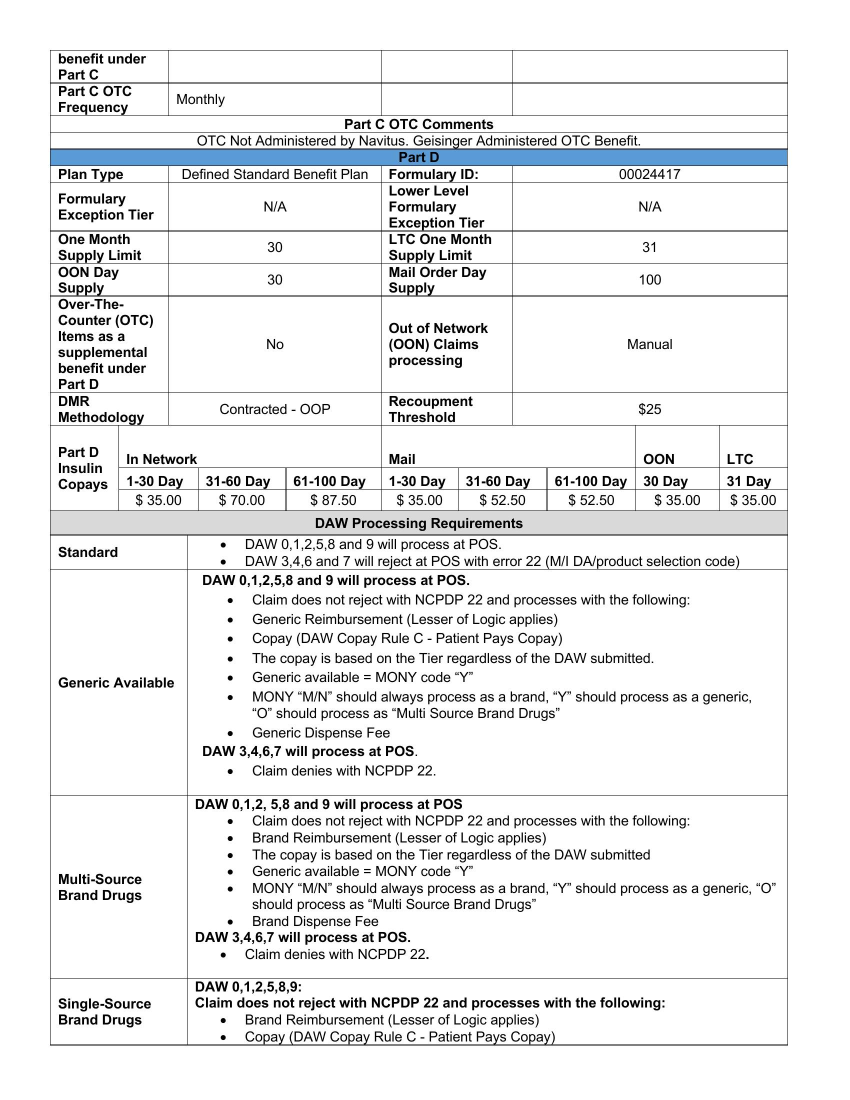
#> input picture img_data/pdf_out/page2.jpg, 1700 x 2200 px, found by its file name (shown at 1/2 size)
$ jupyter execute --allow-errors 1.using_cv2.ipynb
#> lines starting #> are read from the running program, lines starting #| are printed output that depends on the picture; after the words box and inside, x2 and y2 are one past the last pixel; in counts of white or black regions, pixels touching at a corner belong together
# =================== CV2 Table Edge detection ===================

[cell 1]
import os

def delete_files_in_directory(directory_path):
   try:
     files = os.listdir(directory_path)
     for file in files:
       file_path = os.path.join(directory_path, file)
       if os.path.isfile(file_path):
         os.remove(file_path)
     print("All files deleted successfully.")
   except OSError:
     print("Error occurred while deleting files.")

[cell 2]
import cv2
import numpy as np
from matplotlib import pyplot as plt
import os
import cv2
from PIL import Image
import numpy as np
from PIL import Image, ImageOps
from textractor import Textractor
from textractor.visualizers.entitylist import EntityList
from textractor.data.constants import TextractFeatures, Direction, DirectionalFinderType
img_path = "/Users/user/Documents/Project/___e-zest___/Detecting-and-Parsing-table-from-pdfs/img_data/pdf_out/page2.jpg"
out_path = "/Users/user/Documents/Project/___e-zest___/Detecting-and-Parsing-table-from-pdfs/1.using_cv2/cv2_out/"
out_sub_tables = "/Users/user/Documents/Project/___e-zest___/Detecting-and-Parsing-table-from-pdfs/1.using_cv2/out_tables/"

#------------ Deleting files from out_path and out_sub_tables ------------
delete_files_in_directory(out_path)
delete_files_in_directory(out_sub_tables)

# Read the image
img = cv2.imread(img_path, 0)
print(img)
#> (printed output is left out)
plt.imshow(img)
#Thresholding the image
(thresh, img_bin) = cv2.threshold(img, 128, 255,cv2.THRESH_BINARY|cv2.THRESH_OTSU)
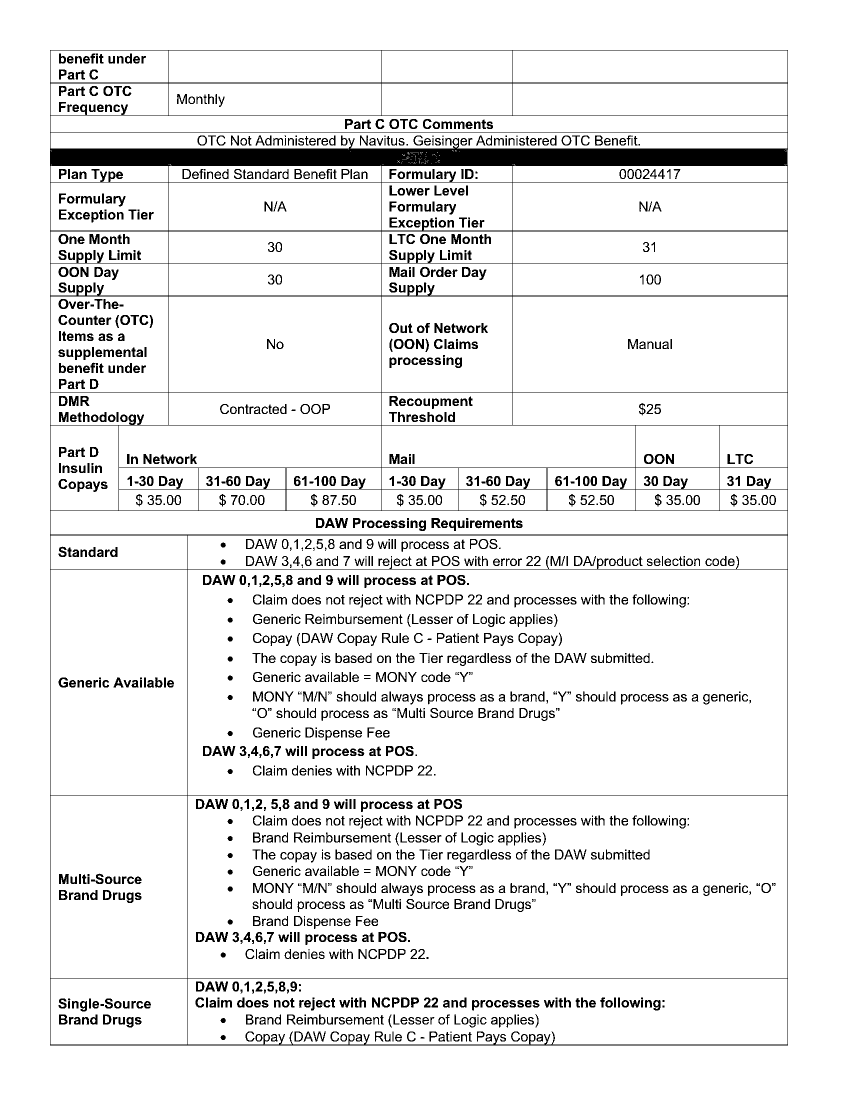
#> img_bin: shape (2200, 1700) (shown at 1/2 size); 92.3% white; 1845 black regions (166 under 20 px), largest, box (x1, y1, x2, y2) and area: (100, 100, 1576, 2091) 97262, (670, 1036, 696, 1056) 301, (179, 468, 199, 488) 292
#> thresh = 148
# Invert the image
img_bin = 255-img_bin
cv2.imwrite(out_path+"1.Image_bin.jpg",img_bin)
#plt.imshow(cv2.cvtColor(img_bin, cv2.COLOR_BAYER_GR2GRAY))

plt.axis('off')
plt.show()

[cell 3]
# Defining a kernel length
kernel_length = np.array(img).shape[1]//80

# A verticle kernel of (1 X kernel_length), which will detect all the verticle lines from the image.
verticle_kernel = cv2.getStructuringElement(cv2.MORPH_RECT, (1, kernel_length))
# A horizontal kernel of (kernel_length X 1), which will help to detect all the horizontal line from the image.
hori_kernel = cv2.getStructuringElement(cv2.MORPH_RECT, (kernel_length, 1))
# A kernel of (3 X 3) ones.
kernel = cv2.getStructuringElement(cv2.MORPH_RECT, (3, 3))
# Morphological operation to detect vertical lines from an image
img_temp1 = cv2.erode(img_bin, verticle_kernel, iterations=3)
#> img_temp1: shape (2200, 1700); 0.19% white in thin lines or dots, all inside (x1, y1, x2, y2) = (100, 130, 1576, 2061)
verticle_lines_img = cv2.dilate(img_temp1, verticle_kernel, iterations=3)
#> verticle_lines_img: shape (2200, 1700); 0.22% white in thin lines or dots, all inside (x1, y1, x2, y2) = (100, 100, 1576, 2091)
cv2.imwrite(out_path+"2.verticle_lines.jpg",verticle_lines_img)
#plt.imshow(verticle_lines_img)
# Morphological operation to detect horizontal lines from an image
img_temp2 = cv2.erode(img_bin, hori_kernel, iterations=3)
#> img_temp2: shape (2200, 1700); 2.1% white; 19 white regions, largest, box (x1, y1, x2, y2) and area: (130, 297, 1546, 332) 45833, (130, 165, 1546, 167) 2832, (130, 461, 1546, 463) 2832

horizontal_lines_img = cv2.dilate(img_temp2, hori_kernel, iterations=3)
#> horizontal_lines_img: shape (2200, 1700); 2.2% white; 19 white regions, largest, box (x1, y1, x2, y2) and area: (100, 297, 1576, 332) 50273, (100, 165, 1576, 167) 2952, (100, 461, 1576, 463) 2952
cv2.imwrite(out_path+"3.horizontal_lines.jpg",horizontal_lines_img)
#plt.imshow(horizontal_lines_img)

# Weighting parameters, this will decide the quantity of an image to be added to make a new image.
alpha = 0.5
beta = 1.0 - alpha
# This function helps to add two image with specific weight parameter to get a third image as summation of two image.
img_final_bin = cv2.addWeighted(verticle_lines_img, alpha, horizontal_lines_img, beta, 0.0)
img_final_bin = cv2.erode(~img_final_bin, kernel, iterations=2)
(thresh, img_final_bin) = cv2.threshold(img_final_bin, 128,255, cv2.THRESH_BINARY | cv2.THRESH_OTSU)
#> img_final_bin: shape (2200, 1700); 93.7% white; 1 black region, box (x1, y1, x2, y2) and area: (98, 98, 1578, 2093) 234183
#> thresh = 127
cv2.imwrite(out_path+"4.img_final_bin.jpg",img_final_bin)
plt.imshow(cv2.cvtColor(img_final_bin, cv2.COLOR_BGR2RGB))
plt.axis('off')
plt.show()

[cell 4]
img_final_bin = cv2.imread(out_path+"4.img_final_bin.jpg")
#> img_final_bin: shape (2200, 1700, 3)
original = img_final_bin.copy()
gray = cv2.cvtColor(img_final_bin, cv2.COLOR_BGR2GRAY)
thresh = cv2.threshold(gray, 0, 255, cv2.THRESH_BINARY_INV + cv2.THRESH_OTSU)[1]
#> thresh: shape (2200, 1700); 6.3% white; 1 white region

# Find contours, obtain bounding box, extract and save ROI
ROI_number = 0
cnts = cv2.findContours(thresh, cv2.RETR_EXTERNAL, cv2.CHAIN_APPROX_SIMPLE)
#> cnts = 1 contour; box (x1, y1, x2, y2) and area: (98, 98, 1578, 2093) 2949126
cnts = cnts[0] if len(cnts) == 2 else cnts[1]
#> cnts = [[[98, 98], [98, 2092], [1577, 2092], [1577, 98]]]
for c in cnts:
    x,y,w,h = cv2.boundingRect(c)
    cv2.rectangle(img_final_bin, (x, y), (x + w, y + h), (36,255,12), 7)
    print(x,y,w,h)

    ROI = img[y:y+h, x:x+w]

    cv2.imwrite(out_sub_tables+'Table_{}.png'.format(ROI_number), ROI)
    ROI_number += 1
#> this loop made 1 pass
#> (c, x, y, w, h, ROI_number) on pass 1: ([[98, 98], [98, 2092], [1577, 2092], [1577, 98]], 98, 98, 1480, 1995, 1)
#> (printed output is left out)
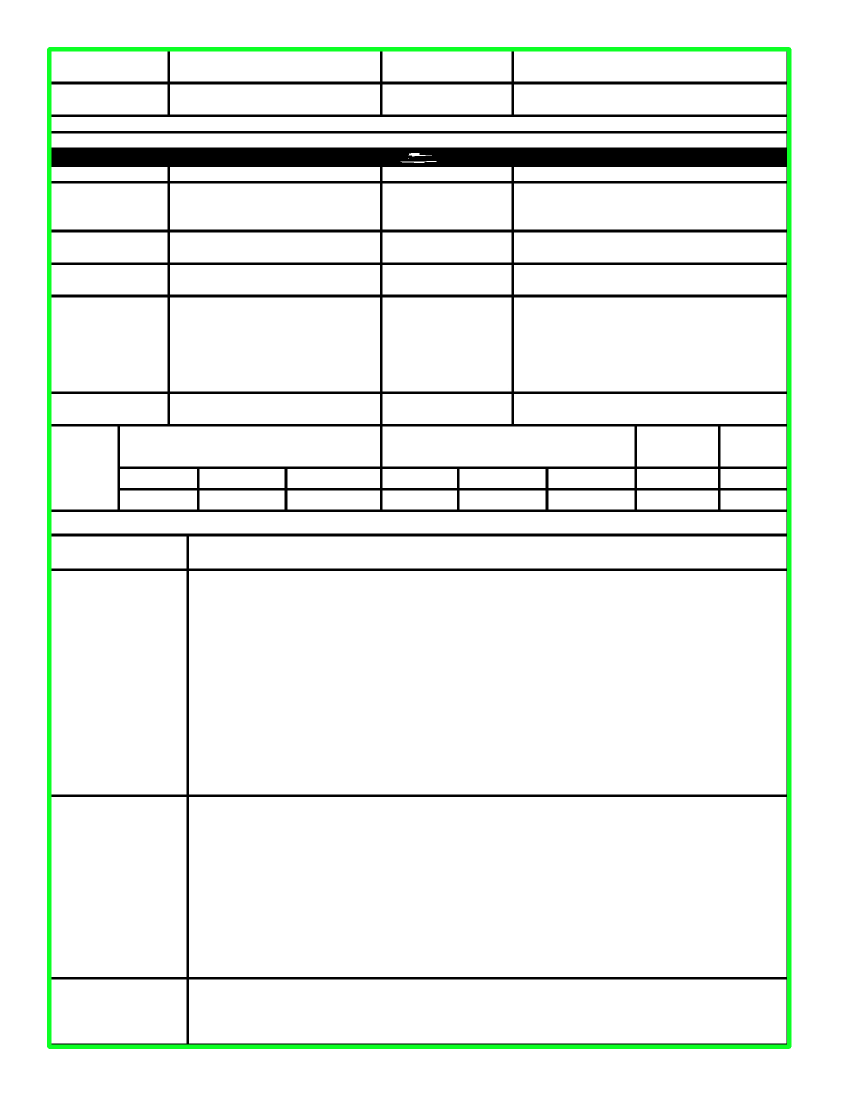
#> img_final_bin: shape (2200, 1700, 3) (shown at 1/2 size); mean B, G, R 237.5, 241.2, 237.1
#> after the loop, ROI_number = 1

#----------------

verticle_kernel = cv2.getStructuringElement(cv2.MORPH_RECT, (1, kernel_length))
# Morphological operation to detect vertical lines from an image
img_temp1 = cv2.erode(img_bin, verticle_kernel, iterations=3)
#-----------------
cv2.imwrite(out_path+"5.img_table_detect.jpg",img_final_bin)
#> Out = True

[cell 5]
# ------------                   Detect the boxes and divide the table into subtables                   ------------

import cv2
import numpy as np
import matplotlib.pyplot as plt

# Read and preprocess the image
img_final_bin = cv2.imread(out_path + "4.img_final_bin.jpg")
original = img_final_bin.copy()
gray = cv2.cvtColor(img_final_bin, cv2.COLOR_BGR2GRAY)
thresh = cv2.threshold(gray, 0, 255, cv2.THRESH_BINARY_INV + cv2.THRESH_OTSU)[1]

# Find contours, obtain bounding box, extract and save ROI
ROI_number = 0
cnts = cv2.findContours(thresh, cv2.RETR_EXTERNAL, cv2.CHAIN_APPROX_SIMPLE)
#> cnts = 1 contour; box (x1, y1, x2, y2) and area: (98, 98, 1578, 2093) 2949126
cnts = cnts[0] if len(cnts) == 2 else cnts[1]
#> cnts = [[[98, 98], [98, 2092], [1577, 2092], [1577, 98]]]

for c in cnts:
    x, y, w, h = cv2.boundingRect(c)
    cv2.rectangle(img_final_bin, (x, y), (x + w, y + h), (36, 255, 12), 7)
    print(f"Bounding Box - x:{x}, y:{y}, w:{w}, h:{h}")

    # Check if height of the table is greater than 400
    if h > 400:
        # Extract the Region of Interest (ROI)
        table_roi = original[y:y + h, x:x + w]
        original_img = img[y:y + h, x:x + w]
        # Convert the ROI to grayscale and threshold it
        gray_roi = cv2.cvtColor(table_roi, cv2.COLOR_BGR2GRAY)
        _, binary_roi = cv2.threshold(gray_roi, 0, 255, cv2.THRESH_BINARY_INV + cv2.THRESH_OTSU)

        # Detect horizontal lines for cropping
        horizontal_kernel = cv2.getStructuringElement(cv2.MORPH_RECT, (table_roi.shape[1] // 10, 1))
        detected_lines = cv2.morphologyEx(binary_roi, cv2.MORPH_OPEN, horizontal_kernel, iterations=2)

        # Find the contours of horizontal lines
        line_cnts = cv2.findContours(detected_lines, cv2.RETR_EXTERNAL, cv2.CHAIN_APPROX_SIMPLE)
        line_cnts = line_cnts[0] if len(line_cnts) == 2 else line_cnts[1]

        # Store y-coordinates of horizontal lines
        split_points = []
        for line in line_cnts:
            _, y_line, _, h_line = cv2.boundingRect(line)
            split_points.append(y_line)

        # Sort the split points and remove duplicates
        split_points = sorted(set(split_points))

        # Split the table into sub-tables based on detected horizontal lines
        previous_y = 0
        for i, current_y in enumerate(split_points):
            if abs(current_y - previous_y) > 50:  # Ignore splits that are too close
                sub_table = original_img[previous_y:current_y, :]

                if sub_table.shape[0] > 10:  # Avoid very small sub-tables
                    cv2.imwrite(out_sub_tables + f'Table_{ROI_number}_Sub_{i}.png', sub_table)
                previous_y = current_y

        # Crop and save the last sub-table from the last line to the bottom of the table
        sub_table = table_roi[previous_y:h, :]
        if sub_table.shape[0] > 10:  # Avoid very small sub-tables
            cv2.imwrite(out_sub_tables + f'Table_{ROI_number}_Sub_last.png', sub_table)

    else:
        # Save the table as it is
        ROI = original[y:y + h, x:x + w]
        cv2.imwrite(out_sub_tables + f'Table_{ROI_number}.png', ROI)

    ROI_number += 1
#> this loop made 1 pass
#> (c, x, y, w, h, ROI_number) on pass 1: ([[98, 98], [98, 2092], [1577, 2092], [1577, 98]], 98, 98, 1480, 1995, 1)
#> (printed output is left out)
#> pass 1, `detected_lines = cv2.morphologyEx(binary_roi, cv2.MORPH_OPEN, horizont..`:
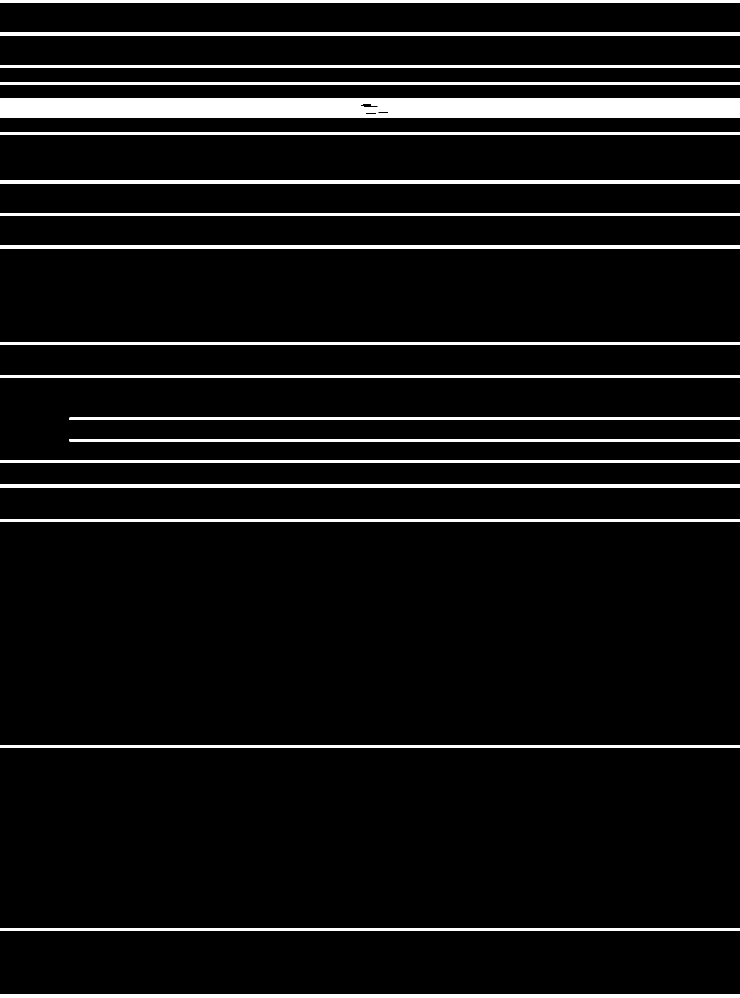
#> detected_lines: shape (1995, 1480) (shown at 1/2 size); 6.7% white; 19 white regions
#> after the loop, ROI_number = 1

# Save the result image with bounding boxes
cv2.imwrite(out_path + "5.img_table_detect.jpg", img_final_bin)
plt.imshow(cv2.cvtColor(img_final_bin, cv2.COLOR_BGR2RGB))
plt.axis('off')
plt.show()

[cell 6]
# --------------- Read all images from out_table directory and create textractor OCR dataframe on that -----------
import os
import pandas as pd
from textractor import Textractor
from textractor.entities import document

# Initialize the Textractor client
#> (the rest of this cell did not finish here and is left out)

#> (a cell that did not finish here is left out)

# =================================================================================

[cell 8]
import os
import pandas as pd
from textractor import Textractor
from textractor.entities import document

# Initialize the Textractor client
#> (the rest of this cell did not finish here and is left out)

#> (a cell that did not finish here is left out)

[cell 10]
# -----------------------------------         Cropping based on vertical lines     -----------------------------------------
import cv2
import numpy as np
import matplotlib.pyplot as plt

# Read and preprocess the image
img_final_bin = cv2.imread(out_path + "4.img_final_bin.jpg")
original = img_final_bin.copy()
gray = cv2.cvtColor(img_final_bin, cv2.COLOR_BGR2GRAY)
thresh = cv2.threshold(gray, 0, 255, cv2.THRESH_BINARY_INV + cv2.THRESH_OTSU)[1]

# Find contours, obtain bounding box, extract and save ROI
ROI_number = 0
cnts = cv2.findContours(thresh, cv2.RETR_EXTERNAL, cv2.CHAIN_APPROX_SIMPLE)
#> cnts = 1 contour; box (x1, y1, x2, y2) and area: (98, 98, 1578, 2093) 2949126
cnts = cnts[0] if len(cnts) == 2 else cnts[1]
#> cnts = [[[98, 98], [98, 2092], [1577, 2092], [1577, 98]]]

for c in cnts:
    x, y, w, h = cv2.boundingRect(c)
    cv2.rectangle(img_final_bin, (x, y), (x + w, y + h), (36, 255, 12), 7)
    print(f"Bounding Box - x:{x}, y:{y}, w:{w}, h:{h}")

    # Check if height of the table is greater than 400
    if h > 400:
        # Extract the Region of Interest (ROI)
        table_roi = original[y:y + h, x:x + w]
        original_img = img_final_bin[y:y + h, x:x + w]

        # Convert the ROI to grayscale and threshold it
        gray_roi = cv2.cvtColor(table_roi, cv2.COLOR_BGR2GRAY)
        _, binary_roi = cv2.threshold(gray_roi, 0, 255, cv2.THRESH_BINARY_INV + cv2.THRESH_OTSU)

        # Detect horizontal lines to split rows
        horizontal_kernel = cv2.getStructuringElement(cv2.MORPH_RECT, (table_roi.shape[1] // 10, 1))
        detected_lines = cv2.morphologyEx(binary_roi, cv2.MORPH_OPEN, horizontal_kernel, iterations=2)

        # Find the contours of horizontal lines
        line_cnts = cv2.findContours(detected_lines, cv2.RETR_EXTERNAL, cv2.CHAIN_APPROX_SIMPLE)
        line_cnts = line_cnts[0] if len(line_cnts) == 2 else line_cnts[1]

        # Store y-coordinates of horizontal lines
        split_points = []
        for line in line_cnts:
            _, y_line, _, h_line = cv2.boundingRect(line)
            split_points.append(y_line)

        # Sort the split points and remove duplicates
        split_points = sorted(set(split_points))

        # Split the table into rows using detected horizontal lines
        previous_y = 0
        row_images = []
        for i, current_y in enumerate(split_points):
            if abs(current_y - previous_y) > 50:  # Ignore very small gaps
                row_img = table_roi[previous_y:current_y, :]
                if row_img.shape[0] > 10:  # Ignore small sections
                    row_images.append(row_img)
                previous_y = current_y

        # Crop and save the last row from the last line to the bottom of the table
        if previous_y < h:
            row_img = table_roi[previous_y:h, :]
            if row_img.shape[0] > 10:  # Ignore very small sections
                row_images.append(row_img)

        # Detect and count columns for each row based on vertical lines
        column_counts = []
        for i, row in enumerate(row_images):
            row_gray = cv2.cvtColor(row, cv2.COLOR_BGR2GRAY)
            _, row_thresh = cv2.threshold(row_gray, 0, 255, cv2.THRESH_BINARY_INV + cv2.THRESH_OTSU)

            # Detect vertical lines to count columns
            vertical_kernel = cv2.getStructuringElement(cv2.MORPH_RECT, (1, row.shape[0] // 10))
            detected_columns = cv2.morphologyEx(row_thresh, cv2.MORPH_OPEN, vertical_kernel, iterations=2)

            col_cnts = cv2.findContours(detected_columns, cv2.RETR_EXTERNAL, cv2.CHAIN_APPROX_SIMPLE)
            col_cnts = col_cnts[0] if len(col_cnts) == 2 else col_cnts[1]

            column_counts.append(len(col_cnts))

        # Group rows with the same number of columns into subtables
        subtables = []
        current_subtable = [row_images[0]]
        previous_column_count = column_counts[0]

        for i in range(1, len(row_images)):
            current_column_count = column_counts[i]
            if current_column_count == previous_column_count:
                current_subtable.append(row_images[i])
            else:
                # Save the current subtable and start a new one
                subtables.append(current_subtable)
                current_subtable = [row_images[i]]

            previous_column_count = current_column_count

        # Append the last subtable
        if current_subtable:
            subtables.append(current_subtable)

        # Save each subtable as an image
        for subtable_idx, subtable_rows in enumerate(subtables):
            subtable_img = np.vstack(subtable_rows)  # Stack rows vertically
            if subtable_img.shape[0] > 10 and subtable_img.shape[1] > 10:
                cv2.imwrite(out_sub_tables + f'Table_{ROI_number}_SubTable_{subtable_idx}.png', subtable_img)

    else:
        # Save the table as it is
        ROI = original[y:y + h, x:x + w]
        cv2.imwrite(out_sub_tables + f'Table_{ROI_number}.png', ROI)

    ROI_number += 1
#> this loop made 1 pass
#> (c, x, y, w, h, ROI_number) on pass 1: ([[98, 98], [98, 2092], [1577, 2092], [1577, 98]], 98, 98, 1480, 1995, 1)
#> (printed output is left out)
#> pass 1, `cv2.imwrite(out_sub_tables + f'Table_{ROI_number}_SubTable_{subtable_i..`:
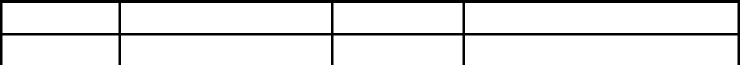
#> saved as Table_0_SubTable_2.png: shape (130, 1480, 3) (shown at 1/2 size); min 0, max 255, mean 229.5
#> after the loop:
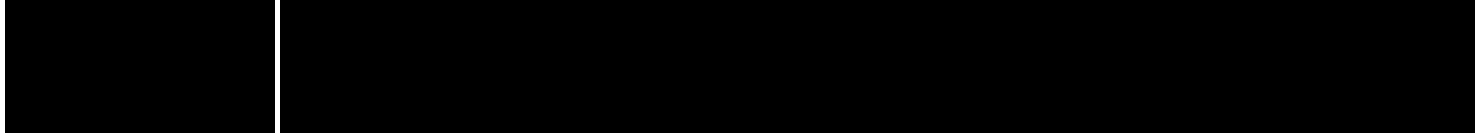
#> detected_columns: shape (133, 1480); 1% white; 3 white regions, box (x1, y1, x2, y2) and area: (0, 0, 5, 133) 665, (275, 0, 280, 133) 665, (1475, 0, 1480, 133) 665
#> (the rest of the program and of its run is left out)
